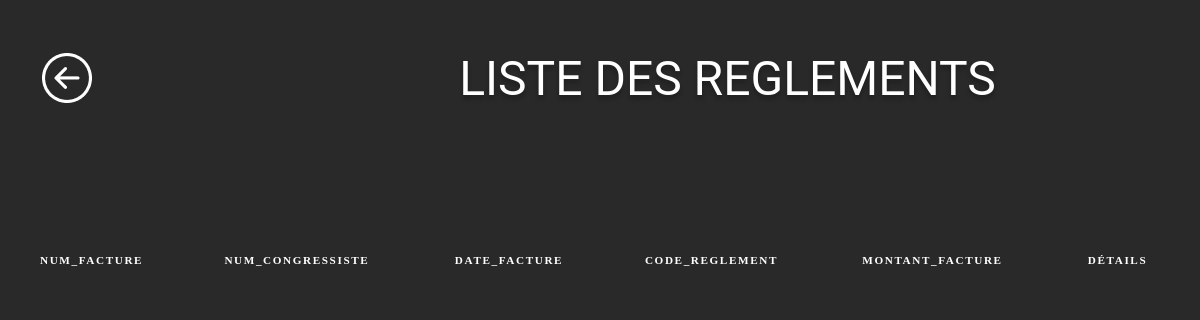
/site/index.php?controleur=reglement, run on an earlier commit of the app's database.
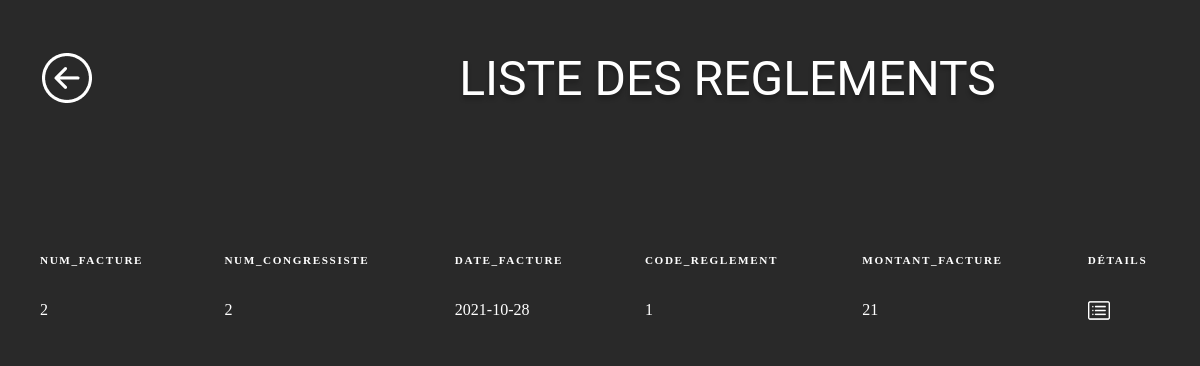
And on a later commit of the database.
### tables this page shows
CREATE TABLE IF NOT EXISTS `facture` (
  `NUM_FACTURE` int NOT NULL AUTO_INCREMENT,
  `NUM_CONGRESSISTE` int NOT NULL,
  `DATE_FACTURE` date DEFAULT NULL,
  `CODE_REGLEMENT` tinyint(1) DEFAULT NULL,
  `MONTANT_FACTURE` bigint DEFAULT NULL,
  PRIMARY KEY (`NUM_FACTURE`),
  UNIQUE KEY `I_FK_FACTURE_CONGRESSISTE` (`NUM_CONGRESSISTE`)
);

### site/index.php (called while the page is built, shortened)
<?php
$c=new $class();
$c->post = $_POST;
if (isset($_REQUEST["todo"])){
    $todo = $_REQUEST["todo"];
}
else{
    $todo = "initialiser";
}
$callback="todo_".$todo;
$call=call_user_func_array(array($c,$callback), array());
include ("./vue/vue." . $c->vue . ".php");
?>

### site/modele/modele.reglement.php (called while the page is built)
<?php
Class Modele_reglement{
    private $conn;
    public function __construct(){
        $login = "root";
        $mdp = "";
        $bd = "bdanabase";
        $serveur = "localhost";
        try {
            $this->conn = new PDO("mysql:host=$serveur;dbname=$bd", $login, $mdp,
                array(PDO::MYSQL_ATTR_INIT_COMMAND => 'SET NAMES \'UTF8\''));
            $this->conn->setAttribute(PDO::ATTR_ERRMODE, PDO::ERRMODE_EXCEPTION);
        } catch (PDOException $e) {
            print "Erreur de connexion PDO ";
            die();
        }
    }
    public function getFacture(){
        $req = $this ->conn ->prepare("SELECT * FROM facture WHERE CODE_REGLEMENT = 1");
        $req ->execute();
        return $req ->fetchAll(PDO::FETCH_OBJ);
    }
}
?>

### site/controleur/controleur.reglement.php (called while the page is built, shortened)
<?php
include ("./modele/modele.reglement.php");
Class Controleur_reglement{
    public $data;
    public $modele;
    public function __construct(){
        $this->modele = new Modele_reglement();
    }
    public function todo_initialiser(){
        $this->data["liste"]=$this ->modele -> getFacture();
    }
}
?>

### site/vue/vue.reglement.php (the view, shortened to what this page needs)
<?php
include "./vue/entete.html.php";
?>
<a href="?controleur=menu">
    <img class="imgRetour" src="./images/Retour.png" />
</a>
<h2 class="listeReglement">LISTE DES REGLEMENTS</h2>
<table>
    <thead>
    <tr>
        <th>Num_facture</th>
        <th>Num_congressiste</th>
        <th>Date_facture</th>
        <th>Code_reglement</th>
        <th>Montant_facture</th>
        <th>Détails</th>
    </tr>
    </thead>
    <?php foreach($c->data["liste"] as $uneactivite) {
    		?>
            <form method="post" action="?controleur=ticket">
                <tr>
    	        <td><?php echo $uneactivite->NUM_FACTURE ?></td>
    	        <td><?php echo $uneactivite->NUM_CONGRESSISTE ?></td>
    	        <td><?php echo $uneactivite->DATE_FACTURE ?></td>
    	        <td><?php echo $uneactivite->CODE_REGLEMENT ?></td>
    	        <td><?php echo $uneactivite->MONTANT_FACTURE ?></td>
    	        <td><input type="image" class="detail" name="todo" value="changementPage" src="./images/details.png" alt="Submit" />
    	        </td>
    	        </tr>
            </form>
    	<?php
    } ?>
</table>

What changed in the data, as far as the page shows it:
added facture: NUM_FACTURE "2", NUM_CONGRESSISTE "2", DATE_FACTURE "2021-10-28", CODE_REGLEMENT "1", MONTANT_FACTURE "21"
